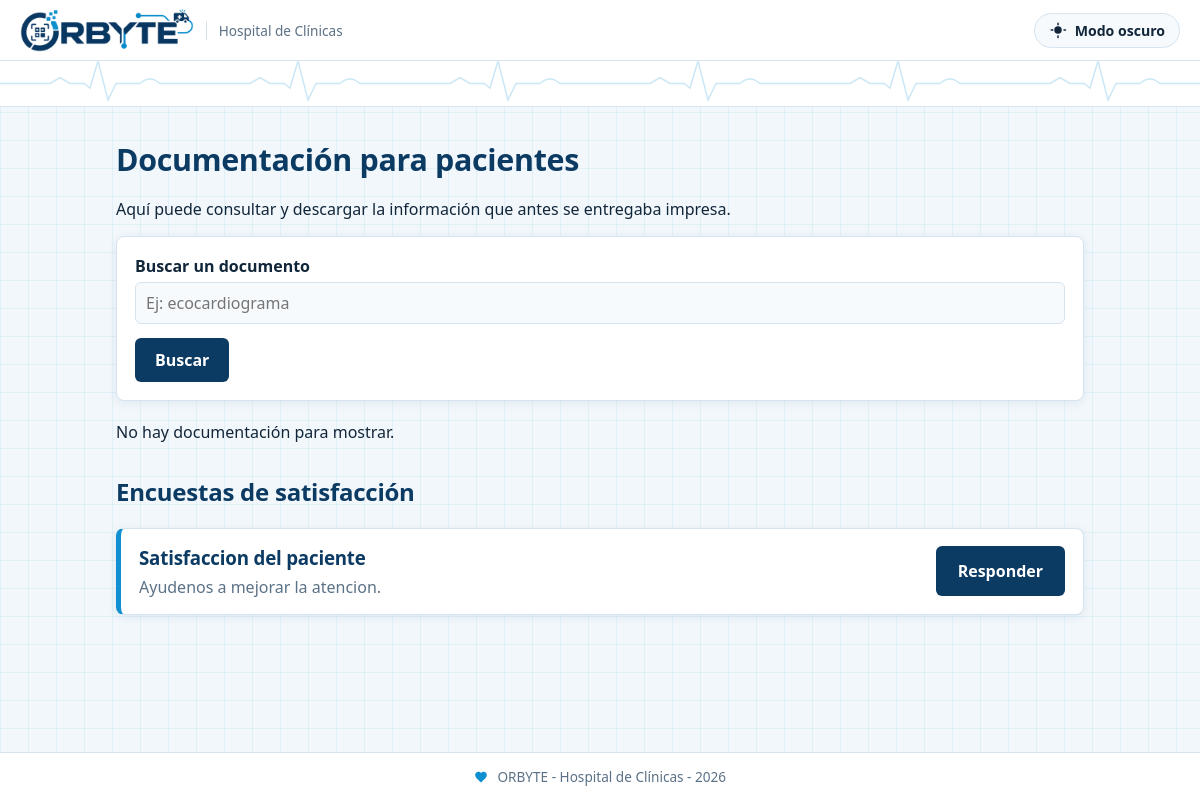
Screenshot of /publico.php with the database file from the repository.
### tables this page shows
CREATE TABLE encuestas (
    id_encuesta INT AUTO_INCREMENT PRIMARY KEY, titulo VARCHAR(200) NOT NULL, descripcion TEXT, fecha_creacion DATETIME NOT NULL,
    estado ENUM('Activa','Inactiva') NOT NULL DEFAULT 'Activa', id_usuario INT NOT NULL,
    FOREIGN KEY (id_usuario) REFERENCES usuarios(id_usuario));

### includes/base.php (called while the page is built, shortened)
<?php
$db = new mysqli('localhost', 'root', '', 'orbyte_hospital');
$db->set_charset('utf8mb4');
function consulta($sql, $tipos = "", ...$valores) {
    global $db;
    $stmt = $db->prepare($sql);
    if ($tipos != "") {
        $stmt->bind_param($tipos, ...$valores);
    }
    $stmt->execute();
    $resultado = $stmt->get_result();
    if ($resultado) {
        return $resultado->fetch_all(MYSQLI_ASSOC);
    }
    return $stmt->insert_id;
}
function e($texto) {
    return htmlspecialchars((string)$texto, ENT_QUOTES, 'UTF-8');
}

### publico.php (the view, shortened to what this page needs)
<?php
require 'includes/base.php';
$buscar = trim($_GET['buscar'] ?? '');
$por_categoria = [];
$encuestas = consulta("SELECT e.id_encuesta, e.titulo, e.descripcion FROM encuestas e
                       WHERE e.estado='Activa' AND EXISTS (SELECT 1 FROM preguntas p WHERE p.id_encuesta=e.id_encuesta)
                       ORDER BY e.titulo");
include 'includes/cabecera.php';
?>
<h1>Documentación para pacientes</h1>
<p>Aquí puede consultar y descargar la información que antes se entregaba impresa.</p>
<form method="get">
    <label>Buscar un documento <input type="search" name="buscar" value="<?= e($buscar) ?>" placeholder="Ej: ecocardiograma"></label>
    <button class="boton">Buscar</button>
</form>
<?php if (count($por_categoria) == 0) { ?>
<p>No hay documentación para mostrar.</p>
<?php } ?>
<?php if (count($encuestas) > 0) { ?>
<h2>Encuestas de satisfacción</h2>
<?php foreach ($encuestas as $enc) { ?>
<div class="tarjeta">
    <div><h3><?= e($enc['titulo']) ?></h3><p><?= e($enc['descripcion']) ?></p></div>
    <a class="boton" href="encuesta.php?id_encuesta=<?= e($enc['id_encuesta']) ?>">Responder</a>
</div>
<?php } ?>
<?php } ?>
<?php include 'includes/pie.php'; ?>

### assets/estilos.css (style rules this page uses)
:root { --fondo: #f1f7fb; --cuadricula: rgba(17, 144, 209, .07); --panel: #ffffff; --panel-suave: #f6fafd; --texto: #12263a; --suave: #5b7186; --primario: #0b3a63; --acento: #1190d1; --borde: #d5e4f0; --cabecera: #ffffff; --encabezado-tabla: #0b3a63; --texto-tabla: #ffffff; --boton-fondo: #0b3a63; --boton-hover: #1190d1; --boton-texto: #ffffff; --peligro: #c0392b; --aviso-fondo: #e6f3fc; --sombra: 0 2px 10px rgba(11, 58, 99, .08); --e-pendiente-f: #fdf2ce; --e-pendiente-t: #6b5200; --e-curso-f: #dceafe; --e-curso-t: #0b3a63; --e-ok-f: #cdecd6; --e-ok-t: #135c2e; --e-cancel-f: #fbe0e0; --e-cancel-t: #8a1f1f; }
* { box-sizing: border-box; }
body { margin: 0; font-family: "Segoe UI", "Helvetica Neue", Arial, sans-serif; color: var(--texto); background-color: var(--fondo); background-image: linear-gradient(var(--cuadricula) 1px, transparent 1px), linear-gradient(90deg, var(--cuadricula) 1px, transparent 1px); background-size: 28px 28px; min-height: 100vh; display: flex; flex-direction: column; transition: background-color .3s, color .3s; }
h1, h2, h3 { color: var(--primario); letter-spacing: -.01em; }
h1 { font-size: 1.9rem; font-weight: 800; margin: 8px 0 18px; }
h2 { margin-top: 32px; }
a { color: var(--acento); }
main form:not(.inline) { background: var(--panel); border: 1px solid var(--borde); border-radius: 8px; padding: 18px; margin-bottom: 20px; box-shadow: var(--sombra); }
label { display: block; font-weight: 600; margin-bottom: 14px; }
input, select, textarea { display: block; width: 100%; padding: 9px 10px; margin-top: 5px; border: 1px solid var(--borde); border-radius: 6px; font: inherit; font-weight: 400; background: var(--panel-suave); color: var(--texto); }
.boton { background: var(--boton-fondo); color: var(--boton-texto); border: 0; padding: 11px 20px; border-radius: 6px; cursor: pointer; text-decoration: none; display: inline-block; font: inherit; font-weight: 600; }
.tarjeta { background: var(--panel); border: 1px solid var(--borde); border-left: 5px solid var(--acento); border-radius: 8px; padding: 16px 18px; margin-bottom: 12px; display: flex; flex-wrap: wrap; justify-content: space-between; align-items: center; gap: 12px; box-shadow: var(--sombra); }
.tarjeta h3 { margin: 0 0 6px; }
.tarjeta p { margin: 0; color: var(--suave); }
.tarjeta .boton { padding: 14px 22px; }
input:not(:placeholder-shown):valid:not([type="file"]) { border-color: color-mix(in srgb, var(--e-ok-t) 60%, var(--borde)); }

### rows the page displays
encuestas: titulo "Satisfaccion del paciente", descripcion "Ayudenos a mejorar la atencion."
